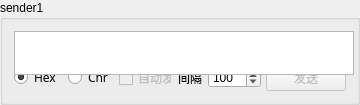
   <widget class="QGroupBox" name="senderGB_1">
    <property name="geometry">
     <rect>
      <x>710</x>
      <y>0</y>
      <width>360</width>
      <height>105</height>
     </rect>
    </property>
    <property name="minimumSize">
     <size>
      <width>360</width>
      <height>105</height>
     </size>
    </property>
    <property name="maximumSize">
     <size>
      <width>360</width>
      <height>105</height>
     </size>
    </property>
    <property name="title">
     <string>sender1</string>
    </property>
    <layout class="QGridLayout" name="gridLayout">
     <item row="2" column="0">
      <layout class="QHBoxLayout" name="SBLayout_1">
       <item>
        <widget class="QRadioButton" name="hexRB_1">
         <property name="font">
          <font>
           <family>微软雅黑</family>
          </font>
         </property>
         <property name="text">
          <string>Hex</string>
         </property>
         <property name="checked">
          <bool>true</bool>
         </property>
        </widget>
       </item>
       <item>
        <widget class="QRadioButton" name="chrRB_1">
         <property name="font">
          <font>
           <family>微软雅黑</family>
          </font>
         </property>
         <property name="text">
          <string>Chr</string>
         </property>
         <property name="checked">
          <bool>false</bool>
         </property>
        </widget>
       </item>
       <item>
        <widget class="QCheckBox" name="autoSendCB_1">
         <property name="enabled">
          <bool>false</bool>
         </property>
         <property name="text">
          <string>自动发送</string>
         </property>
        </widget>
       </item>
       <item>
        <widget class="QLabel" name="intervalLabel_1">
         <property name="text">
          <string>间隔</string>
         </property>
        </widget>
       </item>
       <item>
        <widget class="QSpinBox" name="intervalSB_1">
         <property name="minimumSize">
          <size>
           <width>53</width>
           <height>20</height>
          </size>
         </property>
         <property name="maximumSize">
          <size>
           <width>53</width>
           <height>20</height>
          </size>
         </property>
         <property name="minimum">
          <number>1</number>
         </property>
         <property name="maximum">
          <number>10000</number>
         </property>
         <property name="value">
          <number>100</number>
         </property>
        </widget>
       </item>
      </layout>
     </item>
     <item row="2" column="1">
      <widget class="QPushButton" name="sendButton_1">
       <property name="enabled">
        <bool>false</bool>
       </property>
       <property name="statusTip">
        <string>send</string>
       </property>
       <property name="text">
        <string>发送</string>
       </property>
       <property name="icon">
        <iconset>
         <normaloff>images/send.png</normaloff>images/send.png</iconset>
       </property>
      </widget>
     </item>
     <item row="0" column="0">
      <widget class="QTextEdit" name="senderTextEdit_1">
       <property name="minimumSize">
        <size>
         <width>340</width>
         <height>44</height>
        </size>
       </property>
       <property name="maximumSize">
        <size>
         <width>340</width>
         <height>44</height>
        </size>
       </property>
      </widget>
     </item>
    </layout>
   </widget>
